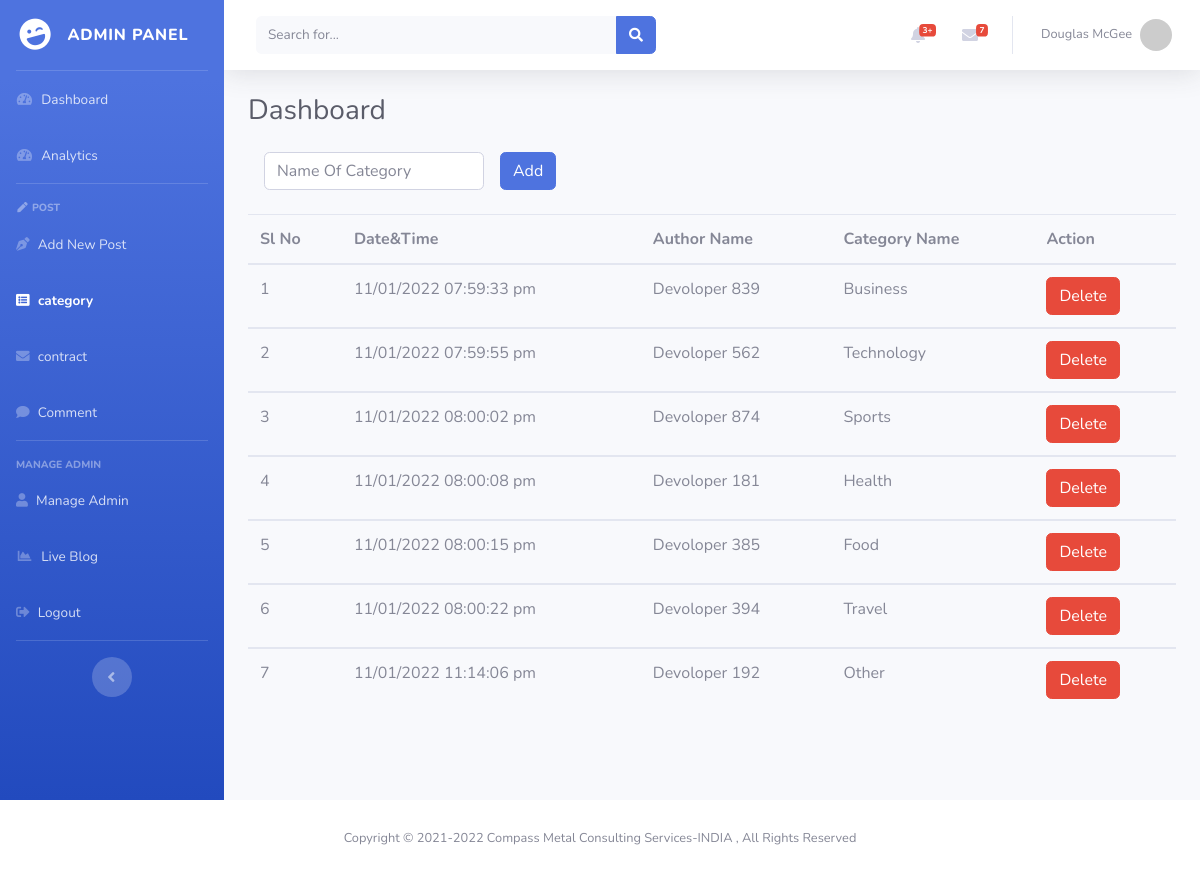
/admin/categories.php, run on an earlier commit of the app's database.
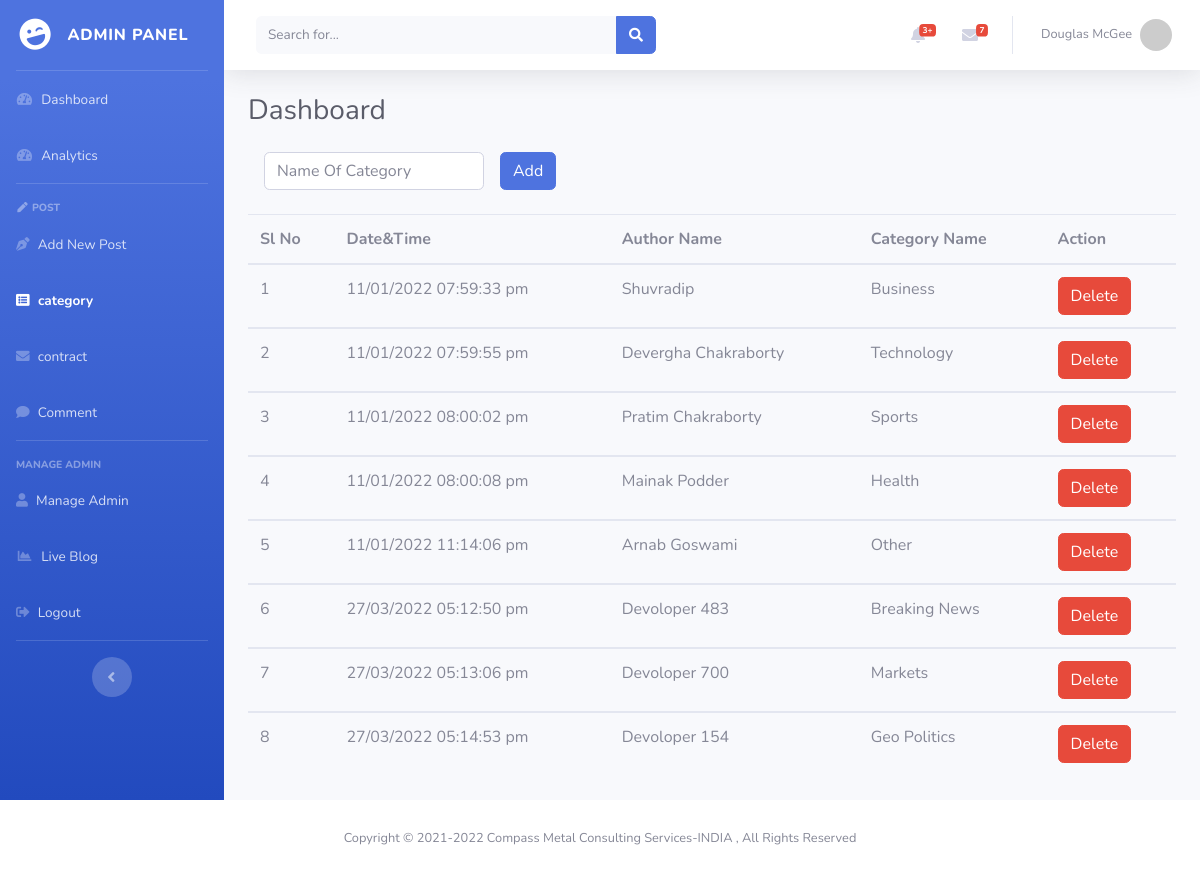
And on a later commit of the database.
### tables this page shows
CREATE TABLE `categories` (
  `id` int(10) NOT NULL,
  `datetime` varchar(250) NOT NULL,
  `name` varchar(255) NOT NULL,
  `categoryname` varchar(255) NOT NULL
);

### admin/categories.php (the view, shortened to what this page needs)
<?php
$page = 'category';
require_once './partials/db.php';
require_once './partials/header.php';
?>
<body id="page-top">
    <div id="wrapper">
        <?php  require_once './partials/sidebar.php'; ?>
        <div id="content-wrapper" class="d-flex flex-column">
            <div id="content">
                <?php  require_once './partials/topbar.php'; ?>
                <div class="container-fluid">
                    <div class="d-sm-flex align-items-center justify-content-between mb-4">
                        <h1 class="h3 mb-0 text-gray-800">Dashboard</h1>
                    </div>
                    <form class="form-inline"
                        action="<?php echo $_SERVER['PHP_SELF'];?>"
                        method="POST">
                        <div class="form-group mx-sm-3 mb-2">
                            <input type="text" class="form-control" id="inputcat" name="categories"
                                placeholder="Name Of Category" autocomplete="off">
                        </div>
                        <button type="submit" name="submit" class="btn btn-primary mb-2">Add</button>
                    </form>
                    <?php  $sqlf = "SELECT * FROM categories";
                    $slno = 1;
            if ($res = mysqli_query($conn, $sqlf)) {
                if (mysqli_num_rows($res) > 0) {
                    echo "<table class=\"table\">";
                    echo "<thead>";
                    echo "<tr>";
                    echo "<th scope=\"col\">Sl No</th>";
                    echo "<th scope=\"col\">Date&Time</th>";
                    echo "<th scope=\"col\">Author Name</th>";
                    echo "<th scope=\"col\">Category Name</th>";
                    echo "<th scope=\"col\">Action</th>";
                    echo "</tr>";
                    echo "</thead>";
                    while ($row = mysqli_fetch_array($res)) {
                        $postid = $row['id'];
                        echo "<tbody>";
                        echo "<tr>";
                        echo "<td>".$slno."</td>";
                        echo "<td>".$row['datetime']."</td>";
                        echo "<td>".$row['name']."</td>";
                        echo "<td>".$row['categoryname']."</td>";
                        echo "<td>
                              <a href=\"deletecategory.php?cat=$postid\"
                                        class=\"btn btn-danger\">
                                        Delete
                                    </a>
                              </td>";
                        echo "</tr>";
                        echo "</tbody>";
                        $slno++;
                    }
                    echo "</table>";
                } else {
                    echo "<p class=\"ml-3 text-center\">No matching records are found.</p>";
                }
            } else {
                echo "ERROR: Could not able to execute $sqlf. "
                                        .mysqli_error($conn);
            }
?>
                </div>
            </div>
            <?php  require_once './partials/footer.php';

### admin/partials/header.php (shortened to what this page needs)
<!DOCTYPE html>
<html lang="en">
<head>
    <link href="vendor/fontawesome-free/css/all.min.css" rel="stylesheet" type="text/css">
    <link href="css/sb-admin-2.css" rel="stylesheet">
    <link rel="stylesheet" type="text/css" href="https://cdn.datatables.net/v/dt/dt-1.11.5/datatables.min.css" />
</head>

### admin/partials/sidebar.php
<ul class="navbar-nav bg-gradient-primary sidebar sidebar-dark accordion" id="accordionSidebar">
    <a class="sidebar-brand d-flex align-items-center justify-content-center" href="index.php">
        <div class="sidebar-brand-icon rotate-n-15">
            <i class="fas fa-laugh-wink"></i>
        </div>
        <div class="sidebar-brand-text mx-3">Admin Panel</div>
    </a>
    <hr class="sidebar-divider my-0">
    <li class="nav-item <?php if ($page=='dashboard') {
    echo 'active';
}?>">
        <a class="nav-link" href="dashboard.php">
            <i class="fas fa-fw fa-tachometer-alt"></i>
            <span>Dashboard</span></a>
    </li>
    <li class="nav-item <?php if ($page=='analytics') {
    echo 'active';
}?>">
        <a class="nav-link" href="analytics.php">
            <i class="fas fa-fw fa-tachometer-alt"></i>
            <span>Analytics</span>
        </a>
    </li>
    <hr class="sidebar-divider">
    <div class="sidebar-heading">
        <i class="fas fa-pen fa-fw"></i> Post
    </div>
    <li class="nav-item <?php if ($page=='newpost') {
    echo 'active';
}?>">
        <a class="nav-link" href="newpost.php">
            <i class="fas fa-pen-nib"></i>
            <span>Add New Post</span>
        </a>
    </li>
    <li class="nav-item <?php if ($page=='category') {
    echo 'active';
}?>">
        <a class="nav-link " href="categories.php">
            <i class="fa fa-list-alt"></i>
            <span>category</span></a>
    </li>
    <li class="nav-item <?php if ($page=='contact') {
    echo 'active';
}?>">
        <a class="nav-link " href="contract.php">
            <i class="fa fa-envelope" aria-hidden="true"></i>
            <span>contract</span></a>
    </li>
    <li class="nav-item <?php if ($page=='admin-comments') {
    echo 'active';
}?>">
        <a class="nav-link " href="admin-comments.php">
            <i class="fa fa-comment"></i>
            <span>Comment</span></a>
    </li>
    <hr class="sidebar-divider">
    <div class="sidebar-heading">
        Manage Admin
    </div>
    <li class="nav-item <?php if ($page=='admin-Add') {
    echo 'active';
}?>">
        <a class="nav-link" href="adminAdd.php">
            <i class="fa fa-user"></i>
            <span>Manage Admin</span></a>
    </li>
    <li class="nav-item">
        <a class="nav-link" target="_blank" href="http://localhost/blog/">
            <i class="fas fa-fw fa-chart-area"></i>
            <span>Live Blog</span></a>
    </li>
    <li class="nav-item">
        <a class="nav-link" href="logout.php">
            <i class="fas fa-sign-out-alt"></i>
            <span>Logout</span></a>
    </li>
    <hr class="sidebar-divider d-none d-md-block">
    <div class="text-center d-none d-md-inline">
        <button class="rounded-circle border-0" id="sidebarToggle"></button>
    </div>
</ul>

### admin/partials/topbar.php (shortened to what this page needs)
<?php
  function get_gravatar($email, $s = 80, $d = 'retro', $r = 'g', $img = false, $atts = array())
  {
      $url = 'https://www.gravatar.com/avatar/';
      $url .= md5(strtolower(trim($email)));
      $url .= "?s=$s&d=$d&r=$r";
      return $url;
  }
?>
<nav class="navbar navbar-expand navbar-light bg-white topbar mb-4 static-top shadow">
    <form class="d-none d-sm-inline-block form-inline mr-auto ml-md-3 my-2 my-md-0 mw-100 navbar-search">
        <div class="input-group">
            <input type="text" class="form-control bg-light border-0 small" placeholder="Search for..."
                aria-label="Search" aria-describedby="basic-addon2">
            <div class="input-group-append">
                <button class="btn btn-primary" type="button">
                    <i class="fas fa-search fa-sm"></i>
                </button>
            </div>
        </div>
    </form>
    <ul class="navbar-nav ml-auto">
        <li class="nav-item dropdown no-arrow mx-1">
            <a class="nav-link dropdown-toggle" href="#" id="alertsDropdown" role="button" data-toggle="dropdown"
                aria-haspopup="true" aria-expanded="false">
                <i class="fas fa-bell fa-fw"></i>
                <span class="badge badge-danger badge-counter">3+</span>
            </a>
        </li>
        <li class="nav-item dropdown no-arrow mx-1">
            <a class="nav-link dropdown-toggle" href="#" id="messagesDropdown" role="button" data-toggle="dropdown"
                aria-haspopup="true" aria-expanded="false">
                <i class="fas fa-envelope fa-fw"></i>
                <span class="badge badge-danger badge-counter">7</span>
            </a>
        </li>
        <li class="nav-item dropdown no-arrow">
            <a class="nav-link dropdown-toggle" href="#" id="userDropdown" role="button" data-toggle="dropdown"
                aria-haspopup="true" aria-expanded="false">
                <span class="mr-2 d-none d-lg-inline text-gray-600 small">Douglas McGee</span>
                <img class="img-profile rounded-circle"
                    src="<?= get_gravatar("atozhardwareconect@gmail.com"); ?>">
            </a>
        </li>
    </ul>
</nav>

### admin/partials/footer.php (shortened to what this page needs)
</div>
</div>
<footer class="sticky-footer bg-white">
    <div class="container my-auto">
        <div class="copyright text-center my-auto">
            <span>Copyright &copy; 2021-<?= date('Y') ?> Compass Metal
                Consulting Services-INDIA , All Rights Reserved</span>
        </div>
    </div>
</footer>
</body>
</html>
</body>
</html>

What changed in the data, as far as the page shows it:
removed categories: datetime "11/01/2022 08:00:15 pm", name "Devoloper 385", categoryname "Food"
removed categories: datetime "11/01/2022 08:00:22 pm", name "Devoloper 394", categoryname "Travel"
changed categories "Business": name "Devoloper 839" → "Shuvradip"
changed categories "Technology": name "Devoloper 562" → "Devergha Chakraborty"
changed categories "Sports": name "Devoloper 874" → "Pratim Chakraborty"
changed categories "Health": name "Devoloper 181" → "Mainak Podder"
changed categories "Other": name "Devoloper 192" → "Arnab Goswami"
added categories: datetime "27/03/2022 05:12:50 pm", name "Devoloper 483", categoryname "Breaking News"
added categories: datetime "27/03/2022 05:13:06 pm", name "Devoloper 700", categoryname "Markets"
added categories: datetime "27/03/2022 05:14:53 pm", name "Devoloper 154", categoryname "Geo Politics"
